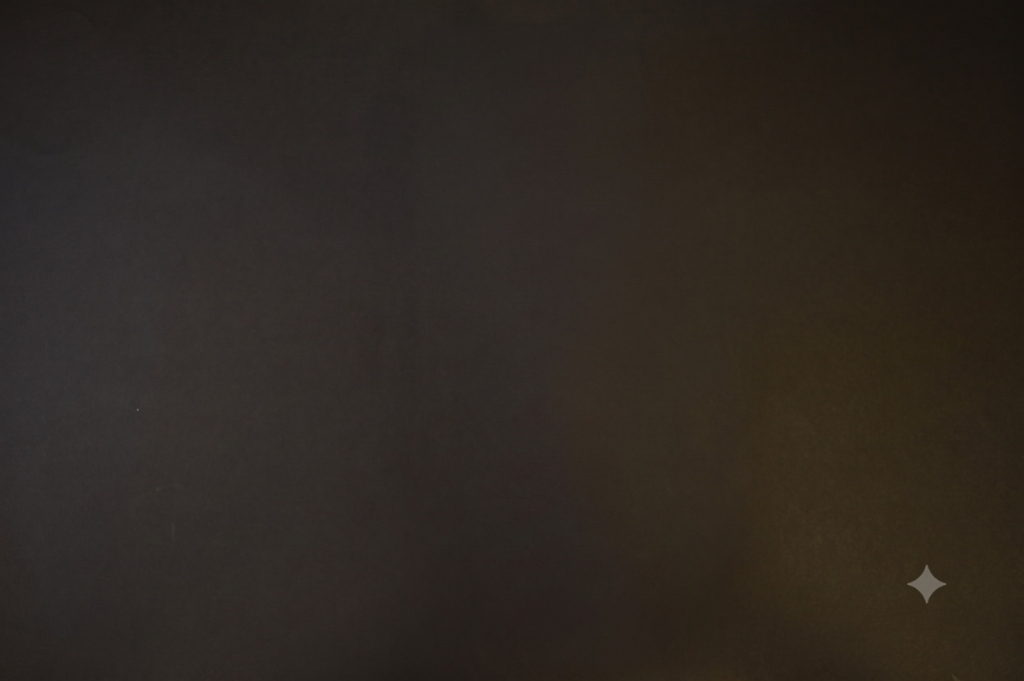
#> input picture data/esteira_textura.jpg, 1024 x 681 px
$ python -i generate_simulation_video.py   (imports and definitions only)
#> lines starting #> are read from the running program, lines starting #| are printed output that depends on the picture; after the words box and inside, x2 and y2 are one past the last pixel; in counts of white or black regions, pixels touching at a corner belong together
#> further down, picture is the input picture: shape (681, 1024, 3); mean B, G, R 33.5, 39.7, 46.4
import os
import re
import cv2
import shutil
import numpy as np
from collections import defaultdict

DATA_DIR = r"C:\Users\Vinicius\Desktop\MestradoCodeAnti\ProjetoPlasticRecognition\Datasets\Dataset_Wadaba"
ARTIFACT_DIR = r"C:\Users\Vinicius\.gemini\antigravity\brain\85fe9ecc-198c-4540-a583-52f5b4f5eff1"
ATTACHED_IMG = os.path.join(ARTIFACT_DIR, "media__1784312228186.jpg")
LOCAL_TEXTURE = r"C:\Users\Vinicius\Desktop\MestradoCodeAnti\ProjetoPlasticRecognition\PlasticRecognitionLocal\esteira_textura.jpg"
OUTPUT_VIDEO = r"C:\Users\Vinicius\Desktop\MestradoCodeAnti\ProjetoPlasticRecognition\PlasticRecognitionLocal\simulation_belt.mp4"

# 1. Obter objetos de validação (semente 123)
# [50 lines left out: function get_val_objects, not called in this run]

# EXTRAÇÃO DO OBJETO (Corte do fundo claro)
def extract_object_mask(img):
    gray = cv2.cvtColor(img, cv2.COLOR_BGR2GRAY)
    _, thresh = cv2.threshold(gray, 0, 255, cv2.THRESH_BINARY + cv2.THRESH_OTSU)
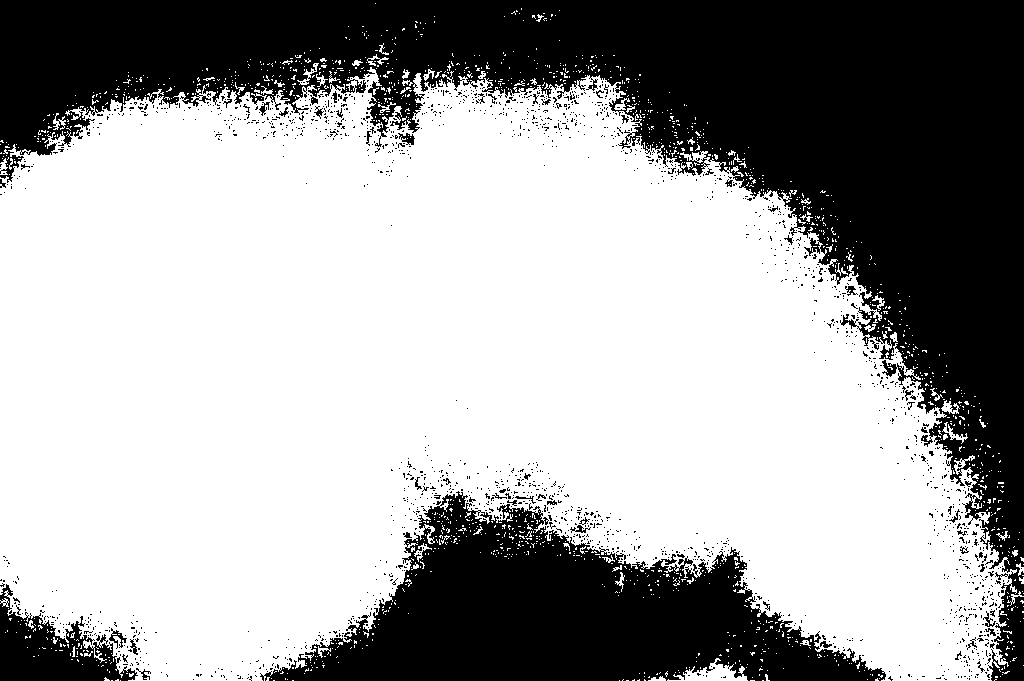
#> thresh: shape (681, 1024); 64% white; 1816 black regions (1758 under 20 px), largest, box (x1, y1, x2, y2) and area: (0, 0, 1024, 681) 180393, (260, 491, 886, 681) 57696, (0, 584, 138, 681) 6112

    kernel = cv2.getStructuringElement(cv2.MORPH_ELLIPSE, (5, 5))
    thresh = cv2.morphologyEx(thresh, cv2.MORPH_CLOSE, kernel)
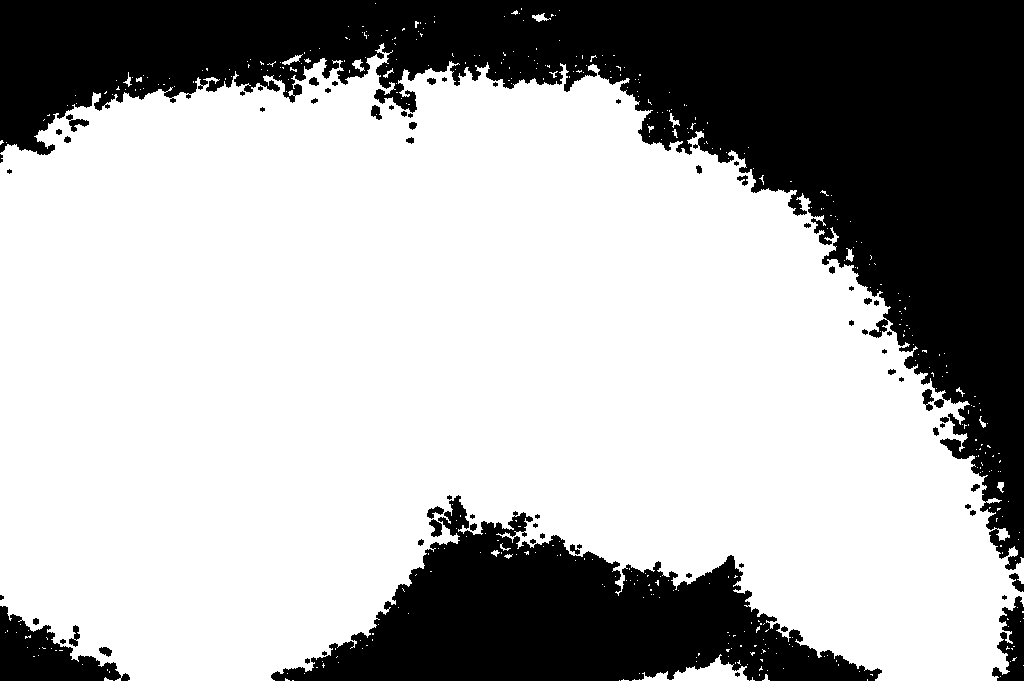
#> thresh: shape (681, 1024); 67.4% white; 73 black regions (25 under 20 px), largest, box (x1, y1, x2, y2) and area: (0, 0, 1024, 570) 165954, (271, 495, 882, 681) 52153, (0, 606, 130, 681) 4764
    thresh = cv2.morphologyEx(thresh, cv2.MORPH_OPEN, kernel)
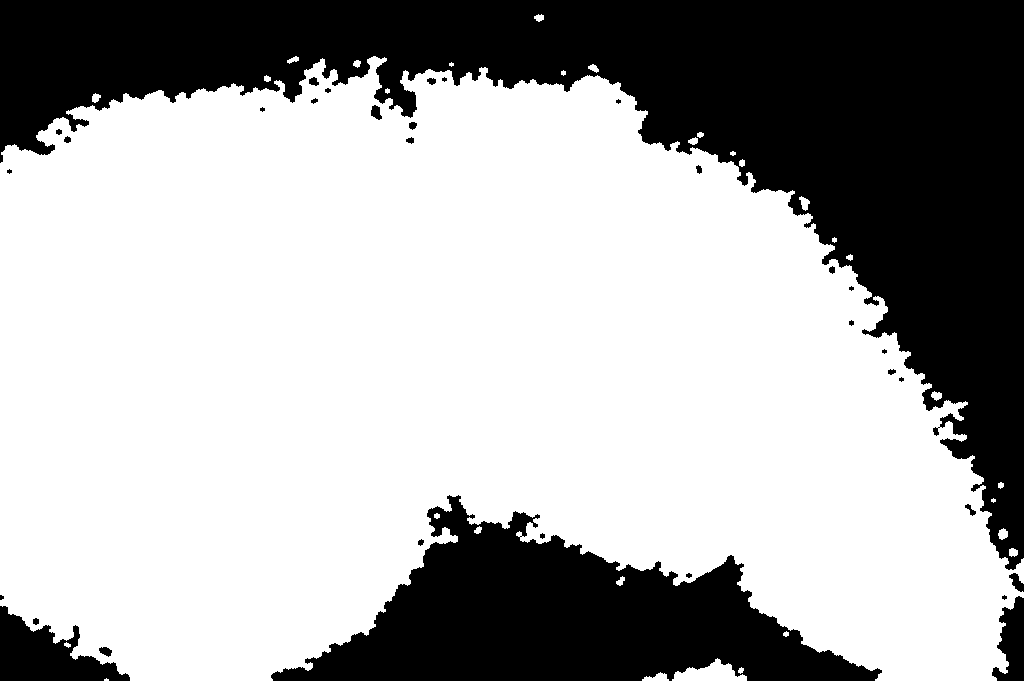
#> thresh: shape (681, 1024); 66.7% white; 33 black regions (9 under 20 px)

    contours, _ = cv2.findContours(thresh, cv2.RETR_EXTERNAL, cv2.CHAIN_APPROX_SIMPLE)
#> contours = 31 contours, 11 with area under 20; largest, box (x1, y1, x2, y2) and area: (0, 56, 1024, 681) 461808, (672, 658, 747, 681) 842, (642, 672, 669, 681) 111, (799, 196, 810, 211) 75, (998, 528, 1008, 540) 70

    mask = np.zeros_like(thresh)
    if contours:
        c = max(contours, key=cv2.contourArea)
#> c = contour of 3143 points, box (x1, y1, x2, y2) (0, 56, 1024, 681), area 461808
        hull = cv2.convexHull(c)
#> hull = contour of 26 points, box (x1, y1, x2, y2) (0, 56, 1024, 681), area 540029
        cv2.drawContours(mask, [hull], -1, 255, -1)
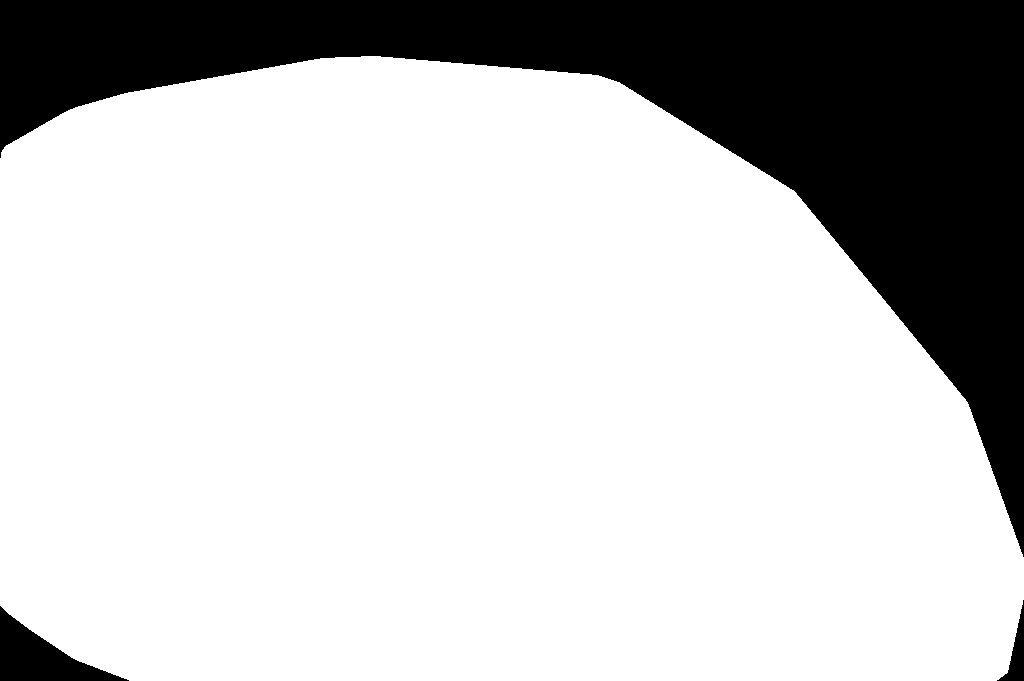
#> mask: shape (681, 1024); 77.6% white; 3 black regions, box (x1, y1, x2, y2) and area: (0, 0, 1024, 557) 151079, (0, 606, 129, 681) 4084, (997, 600, 1024, 681) 784
    else:
        mask = thresh

    return mask

# [109 lines left out: function main, not called in this run]

# [2 lines not run here, left out]

>>> import cv2
>>> picture = cv2.imread('../data/esteira_textura.jpg')
>>> result = extract_object_mask(picture)
